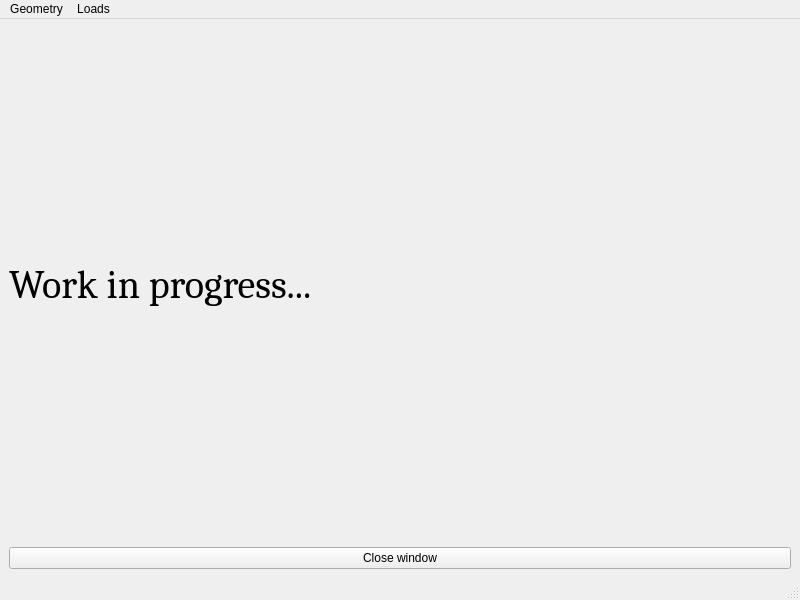
<?xml version="1.0" encoding="UTF-8"?>
<ui version="4.0">
 <class>MainShellWindow</class>
 <widget class="QMainWindow" name="MainShellWindow">
  <property name="geometry">
   <rect>
    <x>0</x>
    <y>0</y>
    <width>800</width>
    <height>600</height>
   </rect>
  </property>
  <property name="windowTitle">
   <string>MainWindow</string>
  </property>
  <widget class="QWidget" name="ShellWindow">
   <layout class="QGridLayout" name="gridLayout">
    <item row="3" column="0">
     <widget class="QPushButton" name="pushButton">
      <property name="text">
       <string>Close window</string>
      </property>
     </widget>
    </item>
    <item row="1" column="0">
     <widget class="QLabel" name="label">
      <property name="font">
       <font>
        <family>Cambria</family>
        <pointsize>30</pointsize>
       </font>
      </property>
      <property name="text">
       <string>Work in progress...</string>
      </property>
      <property name="textFormat">
       <enum>Qt::AutoText</enum>
      </property>
     </widget>
    </item>
   </layout>
  </widget>
  <widget class="QMenuBar" name="menubar">
   <property name="geometry">
    <rect>
     <x>0</x>
     <y>0</y>
     <width>800</width>
     <height>26</height>
    </rect>
   </property>
   <widget class="QMenu" name="menuGeometry">
    <property name="title">
     <string>Geometry</string>
    </property>
   </widget>
   <widget class="QMenu" name="menuLoads">
    <property name="title">
     <string>Loads</string>
    </property>
   </widget>
   <addaction name="menuGeometry"/>
   <addaction name="menuLoads"/>
  </widget>
  <widget class="QStatusBar" name="statusbar"/>
 </widget>
 <resources/>
 <connections>
  <connection>
   <sender>pushButton</sender>
   <signal>clicked()</signal>
   <receiver>MainShellWindow</receiver>
   <slot>close()</slot>
   <hints>
    <hint type="sourcelabel">
     <x>391</x>
     <y>423</y>
    </hint>
    <hint type="destinationlabel">
     <x>784</x>
     <y>-12</y>
    </hint>
   </hints>
  </connection>
 </connections>
</ui>
